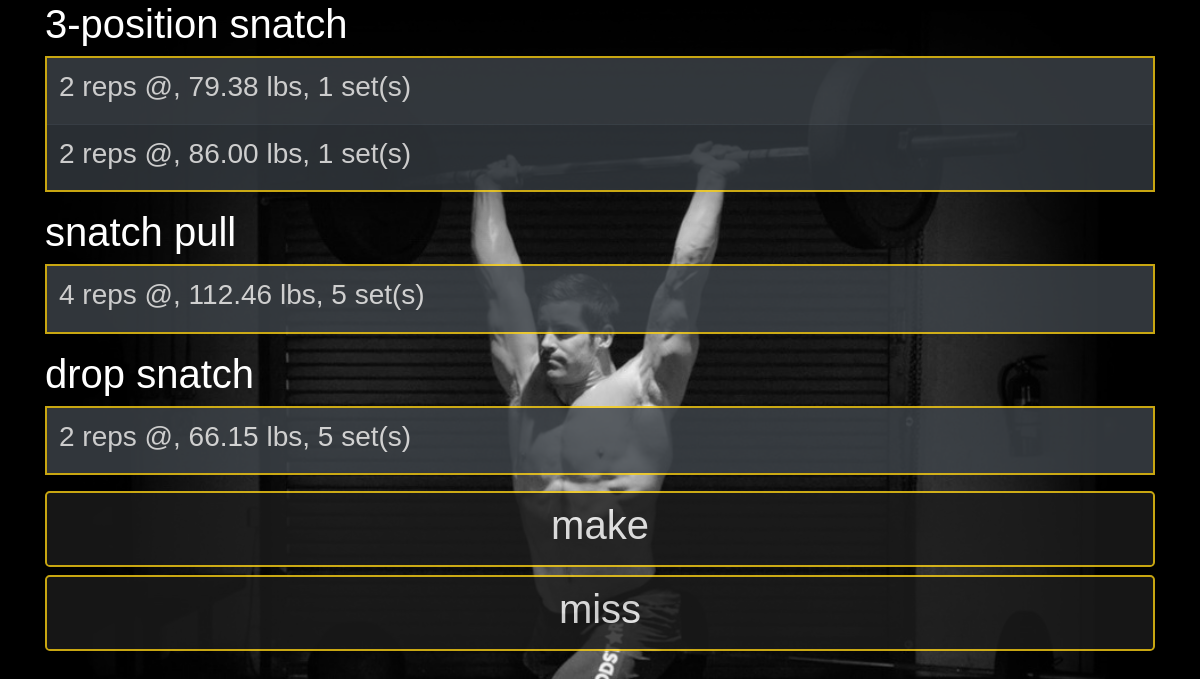
Page /snatch (signed in) on the earlier database version.
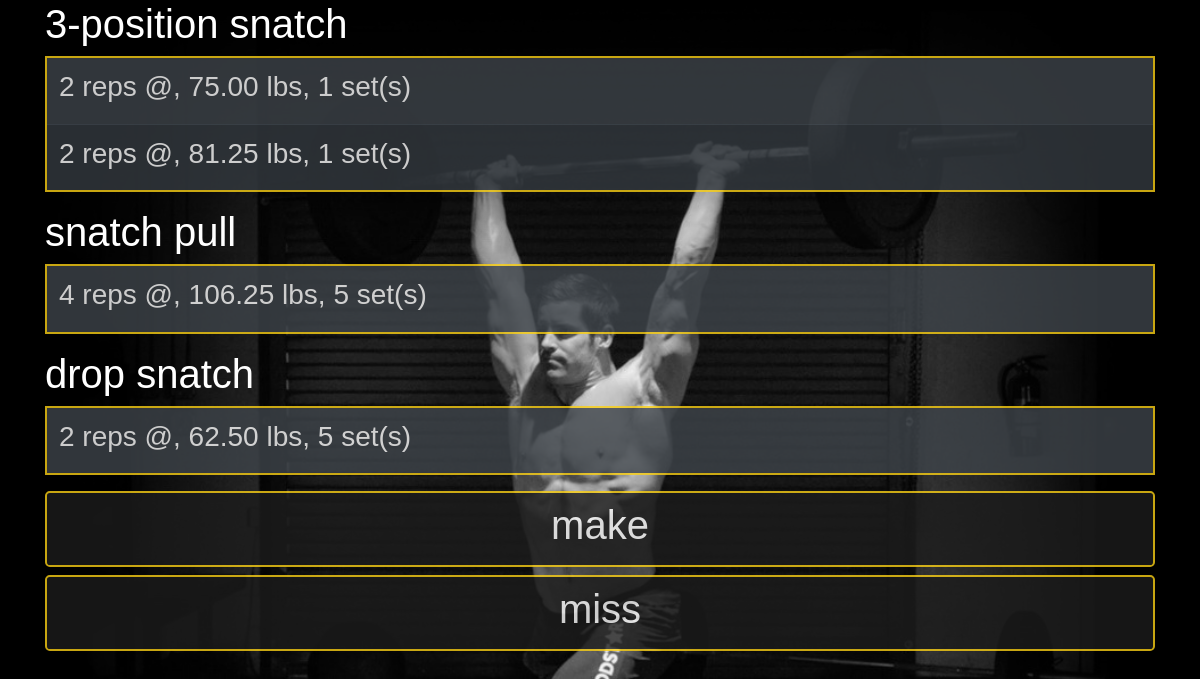
Same page on the later database version.
### website/models.py (models this page shows)
class User(db.Model, UserMixin):
    __tablename__ = "users"
    id = db.Column(db.Integer, primary_key=True)
    email = db.Column(db.String(150), unique=True, nullable=False)
    password = db.Column(db.String(150), nullable=False)
    first_name = db.Column(db.String(150), nullable=False)
    squat_max = db.Column(db.Integer, default=0)
    clean_max = db.Column(db.Integer, default=0)
    snatch_max = db.Column(db.Integer, default=0)
    squat_id = db.Column(db.Integer, default=5)

### website/views.py (the view)
@views.route("/snatch", methods=["POST", "GET"])
@login_required
def snatch():
    if request.method == "GET":
        SNATCH_MAX = current_user.snatch_max
        return render_template("snatch.html",
            user=current_user,
            max=SNATCH_MAX,
            three_position=routines.three_position,
            snatch_pull=routines.snatch_pull,
            drop_snatch=routines.drop_snatch)
    if request.method == "POST":
        if "make_lift" in request.form:
            return redirect(url_for("views.home"))
        else:
            return redirect(url_for("views.home"))

### website/__init__.py (called while the page is built)
def make_app():
    app = Flask(__name__)
    app.config['SECRET_KEY'] = "hello"
    app.config['SQLALCHEMY_DATABASE_URI'] = f'sqlite:///{DB_NAME}'
    db.init_app(app)
    from .views import views
    from .auth import auth
    app.register_blueprint(views, url_prefix="/")
    app.register_blueprint(auth, url_prefix="/")
    from .models import User
    create_database(app)
    login_manager = LoginManager()
    login_manager.login_view = "auth.sign_in"
    login_manager.init_app(app)
    @login_manager.user_loader
    def load_user(id):
        return User.query.get(int(id))
    return app

### website/templates/snatch.html (shortened to what this page needs)
{% extends "session-base.html" %}
{% block body %}
    <div class="table-container">
        <h1>3-position snatch</h1>
        <table class="table table-dark table-striped">
            {% for set in three_position %}
                <tr>
                    <td>
                        <h3>
                            {{ set[0] }} reps @,
                            {{ "%.2f"|format(set[1] * max) }} lbs,
                            {{ set[2] }} set(s)
                        </h3>
                    </td>
                </tr>
            {% endfor %}
        </table>
        <h1>snatch pull</h1>
        <table class="table table-dark table-striped">
            {% for set in snatch_pull %}
                <tr>
                    <td>
                        <h3>
                            {{ set[0] }} reps @,
                            {{ "%.2f"|format(set[1] * max) }} lbs,
                            {{ set[2] }} set(s)
                        </h3>
                    </td>
                </tr>
            {% endfor %}
        </table>
        <h1>drop snatch</h1>
        <table class="table table-dark table-striped">
            {% for set in drop_snatch %}
                <tr>
                    <td>
                        <h3>
                            {{ set[0] }} reps @,
                            {{ "%.2f"|format(set[1] * max) }} lbs,
                            {{ set[2] }} set(s)
                        </h3>
                    </td>
                </tr>
            {% endfor %}
        </table>
    </div>
    <div class="button-group-container">
        <form  class="button-group" method="POST">
            <button
            id="make_lift"
            type="submit"
            class="btn btn-dark btn-lg btn-block"
            onclick="return confirm('submit lift?')"
            name="make_lift"
            >
            <h1>make</h1>
            </button>
            <button
            id="miss_lift"
            type="button"
            class="btn btn-dark btn-lg btn-block"
            onclick="go_home()"
            name="miss_lift"
            >
            <h1>miss</h1>
            </button>
        </form>
    </div>
{% endblock %}

Differences in the rows shown:
no longer on this page (row edited): User: set[1]*max "79.38" "86.00", set[1]*max "112.46", set[1]*max "66.15"
Other differences:
new list line: "2 reps @, 75.00 lbs, 1 set(s)"
new list line: "2 reps @, 81.25 lbs, 1 set(s)"
new list line: "4 reps @, 106.25 lbs, 5 set(s)"
new list line: "2 reps @, 62.50 lbs, 5 set(s)"
list line gone: "2 reps @, lbs, 1 set(s)"
list line gone: "4 reps @, lbs, 5 set(s)"
list line gone: "2 reps @, lbs, 5 set(s)"
